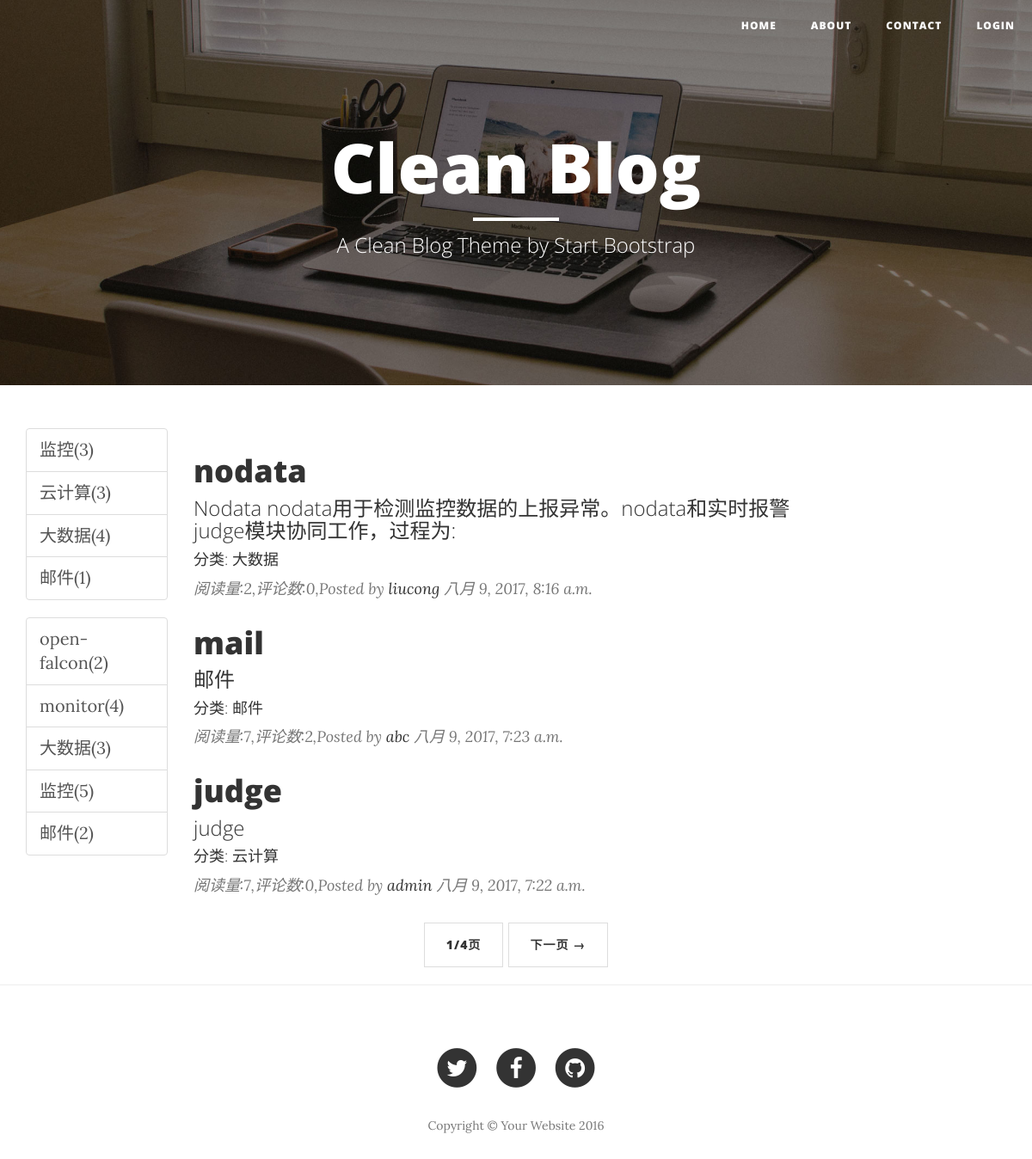
The app's page /, older data.
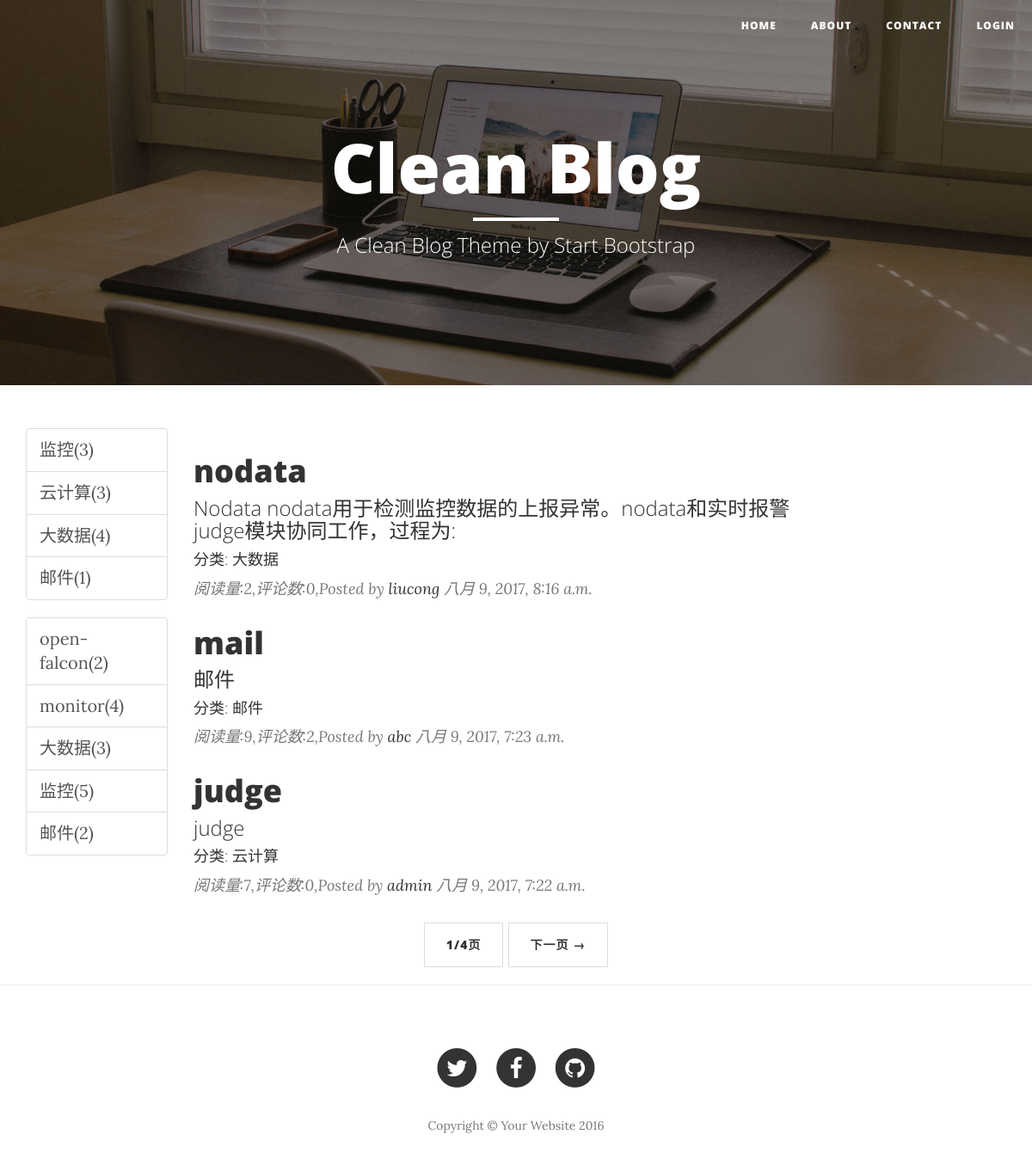
The same page, newer data.
### blog/models.py (models this page shows, shortened)
class Article(models.Model):
    title = models.CharField(max_length=255)
    abstract = models.CharField(max_length=255,blank=True)
    content = models.TextField()
    create_time = models.DateTimeField(auto_now_add=True)
    modify_time = models.DateTimeField(auto_now_add=True)
    author = models.ForeignKey(Author,on_delete=models.CASCADE)
    tags = models.ManyToManyField(Tag,blank=True)
    category = models.ForeignKey(Category,on_delete=models.CASCADE)
    read_count = models.PositiveIntegerField(default=0)
    def get_absolute_url(self):
        return reverse("blog:detail",kwargs={'pk':self.pk})

class Category(models.Model):
    name = models.CharField(max_length=255)
    def __unicode__(self):
        return self.name

class Author(models.Model):
    name  = models.CharField(max_length=255)
    password = models.CharField(max_length=255)
    email = models.EmailField()

### blog/views.py (the view)
# urls.py: url(r'^$', views.index,name="index"),
def index(request,cid=-1):
    if cid == -1:
        article_list = Article.objects.all().order_by('-create_time')
    else:
        category = get_object_or_404(Category,pk=cid)
        article_list = Article.objects.filter(category=category).order_by('-create_time')
    paginator = Paginator(article_list,3)
    page = request.GET.get('page')
    try:
        pager = paginator.page(page)
    except PageNotAnInteger:
        pager = paginator.page(1)
    return render(request,'blog/index.html',context={'pager':pager})

### blog/models.py (called while the page is built)
    def __unicode__(self):
        return self.name

### blog/templatetags/tags.py (called while the page is built)
@register.simple_tag
def get_categories():
    return Category.objects.all()

@register.simple_tag
def get_tags():
    return Tag.objects.annotate(num_articles=Count('article')).filter(num_articles__gt=0)

### blog/templates/blog/index.html (shortened to what this page needs)
{% extends 'blog/base.html' %}
{% load tags %}
{% block header %}
    <header class="intro-header bg-img">
        <div class="container">
            <div class="row">
                <div class="col-lg-8 col-lg-offset-2 col-md-10 col-md-offset-1">
                    <div class="site-heading">
                        <h1>Clean Blog</h1>
                        <hr class="small">
                        <span class="subheading">A Clean Blog Theme by Start Bootstrap</span>
                    </div>
                </div>
            </div>
        </div>
    </header>
{% endblock header %}
{% block main %}
    <div class="col-lg-8 col-md-10">
    {% for article in pager.object_list %}
        <div class="post-preview">
            <a href="{{ article.get_absolute_url }}">
                <h2 class="post-title">
                    {{ article.title }}
                </h2>
                <h3 class="post-subtitle">
                    {{ article.abstract }}
                </h3>
                <h4 class="post-subtitle">
                    分类: {{ article.category }}
                </h4>
            </a>
            <p class="post-meta">阅读量:{{ article.read_count }},评论数:{{ article.comment_set.count }},Posted by <a href="#">{{ article.author.name }}</a> {{ article.create_time }}</p>
        </div>
    {% empty %}
        <div class="post-preview">
            暂时还没有发布的文章!
        </div>
        <hr>
        {% endfor %}
        <ul class="pager">
            <li>
                <a href="#">{{ pager.number }}/{{ pager.paginator.num_pages }}页</a>
            </li>
            {% if pager.has_next %}
            <li>
                <a href="?page={{ pager.next_page_number }}">下一页 &rarr;</a>
            </li>
            {% endif %}
        </ul>
     </div>
{% endblock main %}

Row changes from the older to the newer data that the page shows:
changed Article "mail": read_count "7" → "9"
